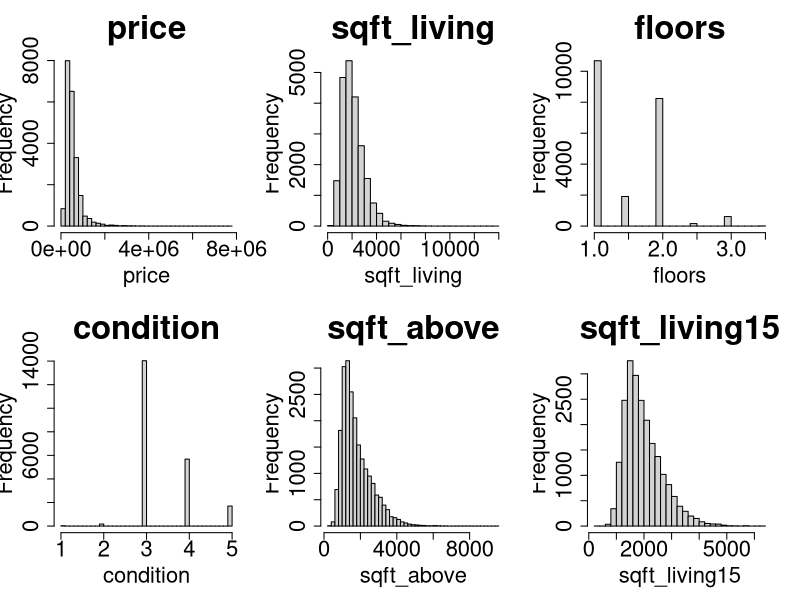
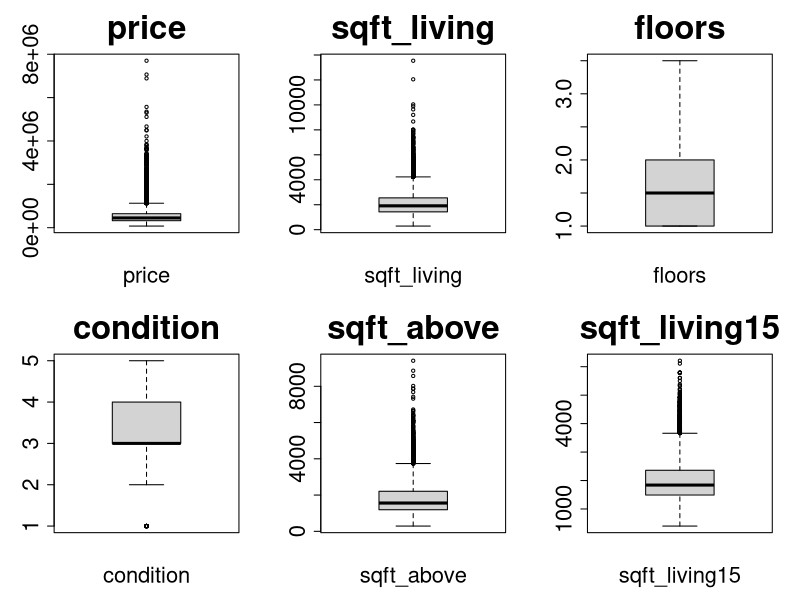
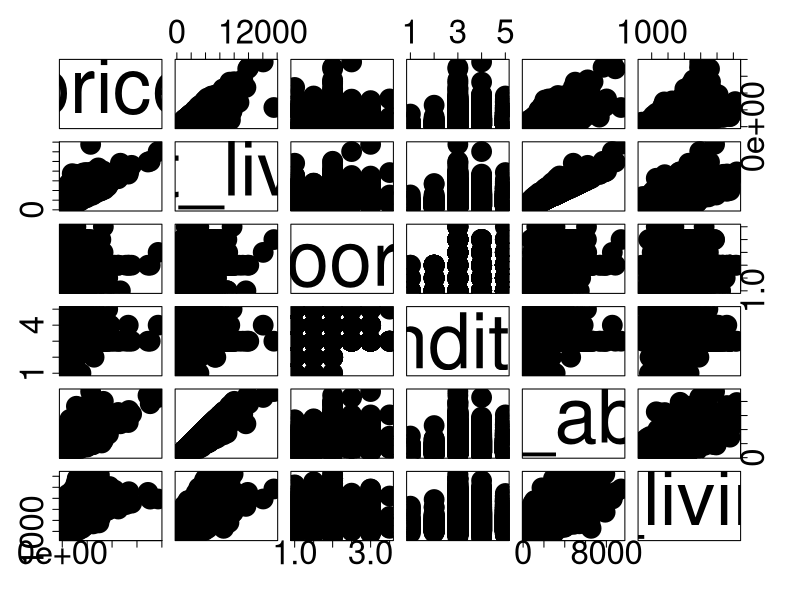

Recreate these plots in R, in order.
# Load data from csv file

raw_data <- read.csv("house_price.csv")
data <- raw_data[,c('price', 'sqft_living', 'floors',
                    'condition','sqft_above', 'sqft_living15')]

# Get correlation between each feature
corr_df <- as.data.frame(cor(data, use='complete.obs'))
col_list <- list()
for(col in colnames(corr_df)){
  col_list <- append(col_list,paste("corr_", col))
}
colnames(corr_df) <- col_list

# Calculate mean and variance of each feature
mv_df <- data.frame(feature=character(),
                    mean=double(),
                    variance=double())
for (col in colnames(data)){
  mv_df[nrow(mv_df) + 1,] <- c(col, mean(data[,col], na.rm=TRUE),
                               var(data[,col], na.rm=TRUE))
}
rownames(mv_df) <- mv_df$feature
mv_df <- mv_df[,c('mean', 'variance')]

# Merge 2 df above into 1
stat_df <- merge(corr_df, mv_df, by=0, all.x=TRUE)
write.csv(stat_df, "stat_analyze.csv", row.names=TRUE)
## Graphing
# Histogram
png("hist_plot.png", width = 1300, height = 1000)
par(mfrow=c(2,3))

for (col in colnames(data)) {
  hist(data[,col], labels=data[,col], xlab = col, main=col, breaks=35,
       cex.lab=2, cex.axis=2, cex.main=3, cex.sub=2)
}
dev.off()

# Boxplot
png("box_plot.png", width = 1300, height = 1000)
par(mfrow=c(2,3))

for (col in colnames(data)) {
  boxplot(data[,col], labels=data[,col], xlab = col, main=col, breaks=35, 
          cex.lab=2, cex.axis=2, cex.main=3, cex.sub=2)
}
dev.off()

# Pairs plot
png("pairs_plot.png", width = 4000, height = 4000)

pairs(data, cex.labels=7, pch=19, cex = 4, cex.axis = 3)
dev.off()


## Linear Regression
# Using price as a target feature, we will remove all data points where price value is NaN
data <- na.omit(data)

## Uncomment these 2 lines to install required packages for 
## train-test split function and linear regression model
#install.packages("tidyverse")
#install.packages("caret")

library(tidyverse)
library(caret)

set.seed(1)

random_sample <- createDataPartition(data$price, p=0.8, list=FALSE)
train_data <- data[random_sample,]
test_data <- data[-random_sample,]
# Building a linear regression model


linreg <- lm(price ~., data = train_data)
predictions <- predict(linreg, test_data)
data.frame( R2 = R2(predictions, test_data$price),
            RMSE = RMSE(predictions, test_data$price),
            MAE = MAE(predictions, test_data$price))
coef_list <- list(linreg$coefficients)
feature_list <- c( 'intercept', 'sqft_living', 'floors',
                   'condition','sqft_above', 'sqft_living15')
coef_df <- data.frame(coef_list, feature_list)
colnames(coef_df) <- c('coefficient', 'feature')
write.csv(coef_df, "linreg_coef.csv", row.names=TRUE)
